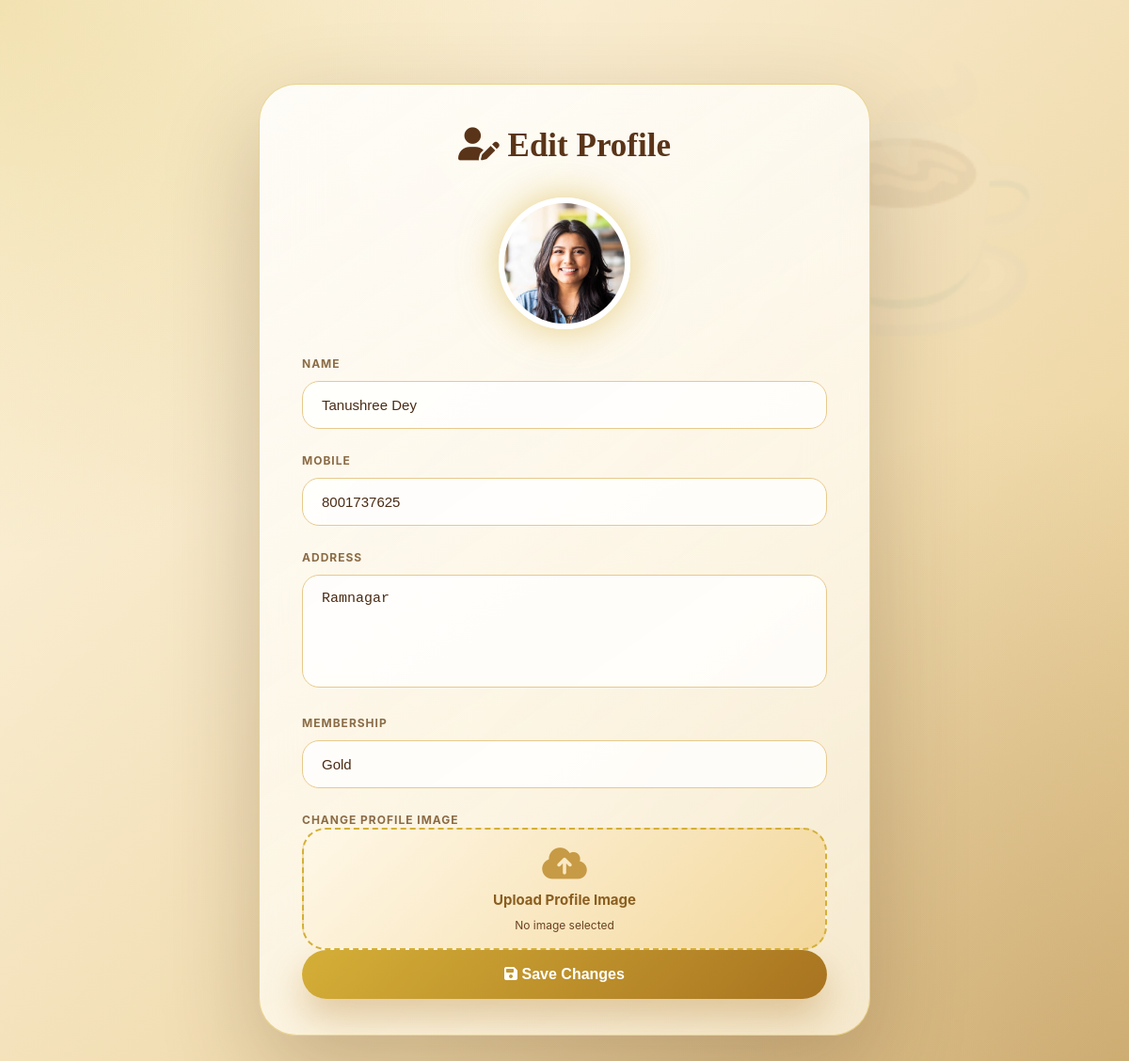
/admin/edit_profile.php (signed in), run on the app's committed database.
### tables this page shows
CREATE TABLE `clients` (
  `id` int(11) NOT NULL,
  `name` varchar(255) NOT NULL,
  `email` varchar(255) NOT NULL,
  `mobile` varchar(10) NOT NULL,
  `password` varchar(255) NOT NULL,
  `reset_token` varchar(255) DEFAULT NULL,
  `reset_expiry` datetime DEFAULT NULL,
  `address` varchar(255) NOT NULL,
  `image` text NOT NULL,
  `addwithus` timestamp NOT NULL DEFAULT current_timestamp(),
  `role` enum('admin','user') NOT NULL DEFAULT 'user',
  `membership` enum('Gold','Yes','No') NOT NULL DEFAULT 'No'
);

### admin/edit_profile.php (the view, shortened to what this page needs)
<?php
global $conn;
$email = $_SESSION['user_email'] ?? null;
$query = mysqli_query($conn, "SELECT * FROM clients WHERE email='$email' LIMIT 1");
$user = mysqli_fetch_assoc($query);
?>
<!DOCTYPE html>
<html>
<head>
<link rel="stylesheet" href="https://cdnjs.cloudflare.com/ajax/libs/font-awesome/6.4.2/css/all.min.css">
</head>
<body>
<div class="container">
    <h2><i class="fa fa-user-edit"></i> Edit Profile</h2>
    <img src="<?php echo !empty($user['image']) ? '../images/'.$user['image'] : '../images/default-user.png'; ?>">
    <form method="POST" enctype="multipart/form-data">
        <label>Name</label>
        <input type="text" name="name" value="<?php echo $user['name']; ?>" required>
        <label>Mobile</label>
        <input type="text" name="mobile" value="<?php echo $user['mobile']; ?>">
        <label>Address</label>
        <textarea name="address"><?php echo $user['address']; ?></textarea>
        <label>Membership</label>
        <input type="text" name="membership" value="<?php echo $user['membership']; ?>">
        <label>Change Profile Image</label>
       <div class="upload-box">
    <i class="fa fa-cloud-arrow-up"></i>
    <span>Upload Profile Image</span>
    <small id="file-name">
        No image selected
    </small>
</div>
        <button type="submit" name="update">
            <i class="fa fa-save"></i> Save Changes
        </button>
    </form>
</div>
</body>
</html>

### admin/edit_profile.php (style rules this page uses)
:root { --gold:#d4af37; --cream:#fff7e8; --brown:#6b4020; --blue:#2563eb; }
* { margin:0; padding:0; box-sizing:border-box; }
body { min-height:100vh; font-family:'Inter',sans-serif; background: radial-gradient(circle at top left, rgba(212,175,55,.30), transparent 35%), radial-gradient(circle at bottom right, rgba(120,75,30,.25), transparent 45%), linear-gradient( 135deg, #fff8e7, #e7c98a ); color:#4b2b14; display:flex; align-items:center; justify-content:center; overflow:hidden; }
body::before { content:"☕"; position:fixed; font-size:260px; opacity:.08; right:70px; top:50px; animation:coffee 6s infinite alternate; }
.container { width:650px; max-width:92%; height:85vh; overflow-y:auto; padding:45px; background: linear-gradient( 145deg, rgba(255,255,255,.85), rgba(255,248,230,.75) ); backdrop-filter:blur(30px); border-radius:40px; border: 1px solid rgba(212,175,55,.5); box-shadow: 0 40px 100px rgba(80,45,15,.25); animation:show 1s ease; }
h2 { text-align:center; font-family:'Playfair Display',serif; font-size:35px; color:#5a3418; margin-bottom:35px; }
.upload-box { position:relative; width:100%; height:130px; border-radius:25px; background: linear-gradient( 135deg, #fff8e8, #f3d79b ); border: 2px dashed #d4af37; display:flex; flex-direction:column; align-items:center; justify-content:center; color:#8b5e20; gap:10px; cursor:pointer; transition:.4s; }
.upload-box i { font-size:38px; color:#c79a45; }
.upload-box span { font-weight:700; font-size:15px; }
img { width:140px; height:140px; border-radius:50%; object-fit:cover; display:block; margin:0 auto 25px; border: 6px solid white; box-shadow: 0 0 40px rgba(212,175,55,.6); transition:.5s; }
label { font-size:12px; font-weight:700; letter-spacing:1px; color:#8b6b45; text-transform:uppercase; }
input, textarea { width:100%; padding:16px 20px; margin-top:10px; margin-bottom:22px; border-radius:18px; border: 1px solid #e7c98b; background: rgba(255,255,255,.8); color:#4b2b14; font-size:15px; outline:none; transition:.3s; }
textarea { height:120px; resize:none; }
button { width:100%; padding:17px; border:none; border-radius:50px; background: linear-gradient( 135deg, #d4af37, #a87320 ); color:white; font-size:16px; font-weight:700; cursor:pointer; box-shadow: 0 20px 40px rgba(168,115,32,.35); transition:.4s; }
.upload-box small { font-size:12px; color:#6b4020; max-width:90%; overflow:hidden; text-overflow:ellipsis; white-space:nowrap; }

### data on the page
clients: image (picture), name "Tanushree Dey", mobile "8001737625", address "Ramnagar", membership "Gold"
